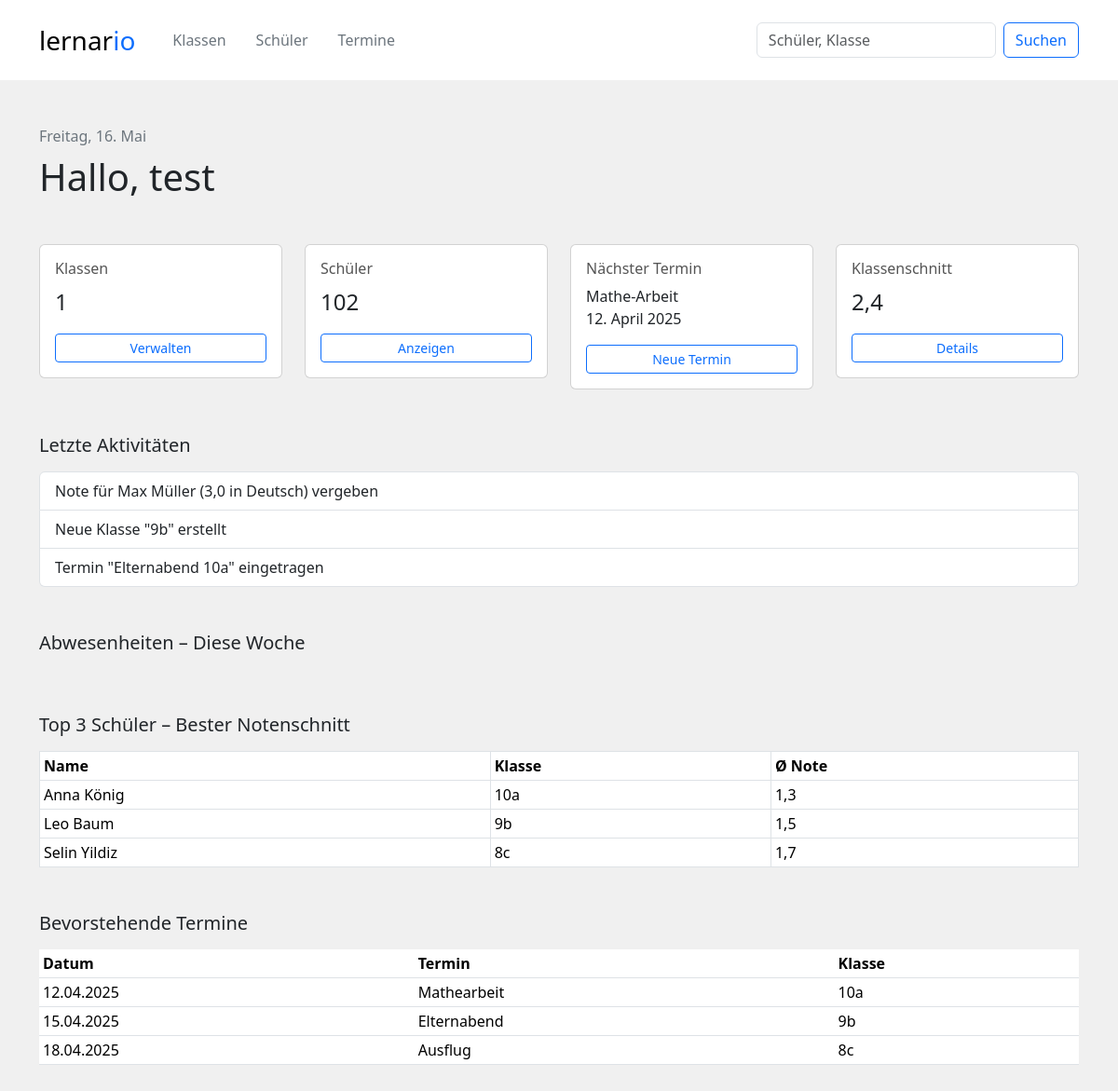
/homepage (signed in), run on an earlier commit of the app's database.
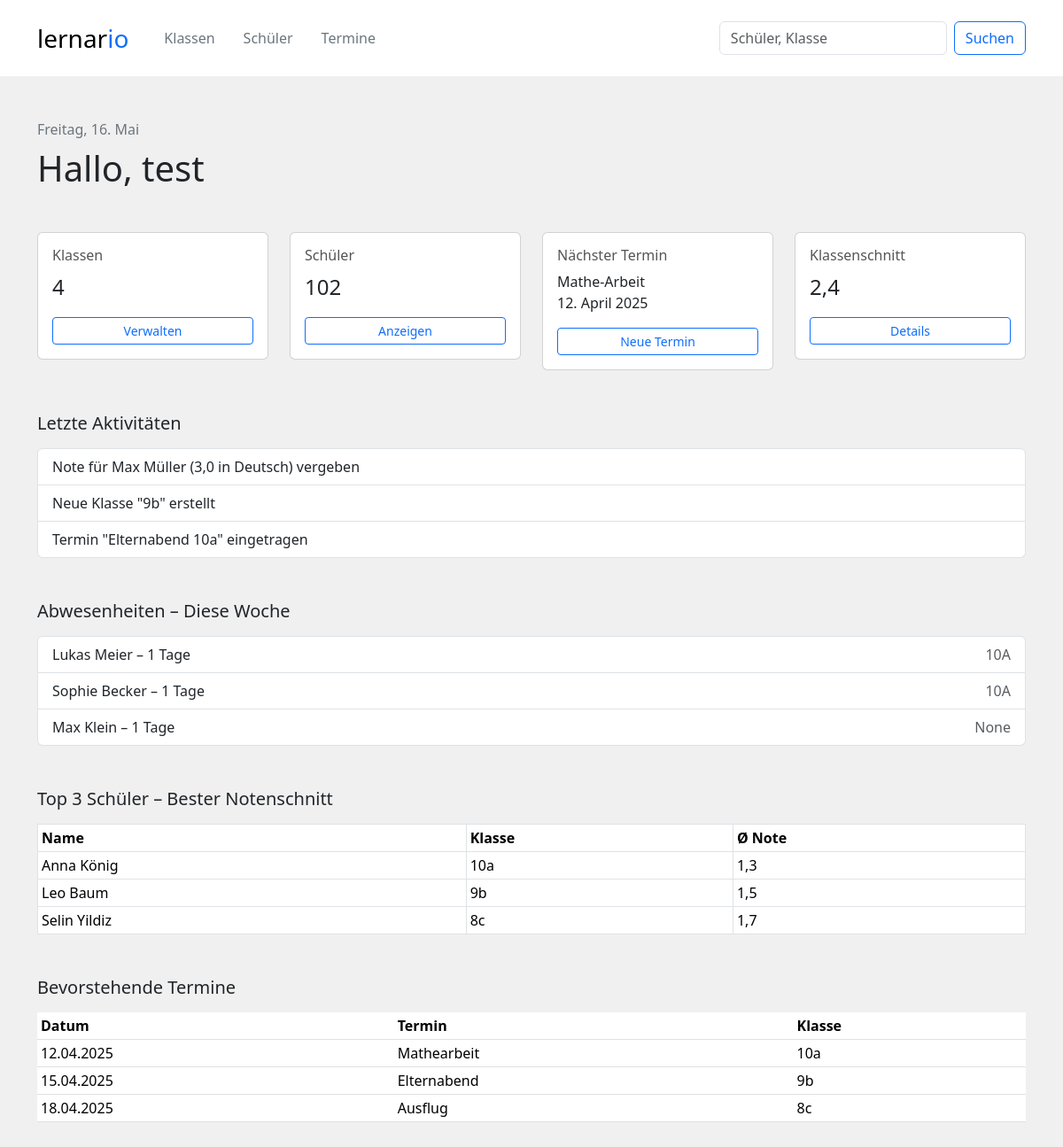
And on a later commit of the database.
### tables this page shows
CREATE TABLE schueler (
    schueler_id INTEGER PRIMARY KEY,
    klasse_id INTEGER,
    vorname TEXT,
    nachname TEXT,
    FOREIGN KEY (klasse_id) REFERENCES klassen(klasse_id) ON DELETE CASCADE
);

### app.py (the view)
@app.route('/homepage')
def homepage():
    cur_lehrer_id = session['current_teacher_id']
    vorname_des_benutzers = gib_vornamen_des_aktuellen_benutzers()
    klassenanzahl = class_service.gib_klassenanzahl(cur_lehrer_id)
    schueler_mit_fehlzeiten_in_dieser_woche = schueler_service.gib_abwesenheiten_von_dieser_woche()
    datum = date.today()
    formatiertes_datum = format_date(datum, "eeee, d. MMMM", "de")
    return render_template('homepage.html',
                           datum=formatiertes_datum,
                           vorname_des_benutzers=vorname_des_benutzers,
                           klassenanzahl=klassenanzahl,
                           schueler_mit_fehlzeiten_in_dieser_woche=schueler_mit_fehlzeiten_in_dieser_woche,
                           active_page="homepage")

### controllers/teacher_controller.py (called while the page is built)
def gib_vornamen_des_aktuellen_benutzers() -> int:
    aktueller_benutzer = gib_lehrer(session['current_teacher_id'])
    return aktueller_benutzer[0]['vorname']

### services/class_service.py (called while the page is built)
def gib_klassenanzahl(lehrer_id: int) -> int:
    result = query_db("""
    select COUNT(*) as klassenanzahl from unterrichte
    where lehrer_id = ?;
    """, (lehrer_id, ))
    return result[0]["klassenanzahl"]

### services/schueler_service.py (called while the page is built)
def gib_abwesenheiten_von_dieser_woche():
    data = query_db(
        """
        select
            schueler.schueler_id,
            schueler.vorname,
            schueler.nachname,
            klassen.klassenname,
            COUNT(DISTINCT abwesenheiten.abwesenheit_id) AS abwesenheiten,
            ROUND(AVG(noten.note), 1) AS notenschnitt
        from schueler
            left JOIN klassen ON schueler.klasse_id = klassen.klasse_id
            left JOIN abwesenheiten ON schueler.schueler_id = abwesenheiten.schueler_id
            left JOIN noten ON schueler.schueler_id = noten.schueler_id
        GROUP BY noten.schueler_id
    """)
    return data

### services/teacher_service.py (called while the page is built)
def gib_lehrer(lehrer_id: int):
    result = query_db("""
        select * from lehrer
        where lehrer_id == ?
    """, (lehrer_id, ))
    return result

### templates/homepage.html (shortened to what this page needs)
{% extends "components/layout.html" %}
{% block content %}
<div class="container py-4">
    <p class="text-secondary mt-4 mb-2">{{ datum }}</p>
    <h1 class="mb-5">Hallo, {{ vorname_des_benutzers }}</h1>
    <div class="row g-4">
        <div class="col-md-3">
            <div class="card p-3">
                <h6 class="card-title">Klassen</h6>
                <p class="card-text fs-4">{{ klassenanzahl }}</p>
                <a href="{{ url_for('klassen.uebersicht') }}" class="btn btn-outline-primary btn-sm">Verwalten</a>
            </div>
        </div>
        <div class="col-md-3">
            <div class="card p-3">
                <h6 class="card-title">Schüler</h6>
                <p class="card-text fs-4">102</p>
                <a href="{{ url_for('schueler.uebersicht') }}" class="btn btn-outline-primary btn-sm">Anzeigen</a>
            </div>
        </div>
        <div class="col-md-3">
            <div class="card p-3">
                <h6 class="card-title">Nächster Termin</h6>
                <p class="card-text">Mathe-Arbeit<br>12. April 2025</p>
                <a href="{{ url_for('termine.uebersicht') }}" class="btn btn-outline-primary btn-sm">Neue Termin</a>
            </div>
        </div>
        <div class="col-md-3">
            <div class="card p-3">
                <h6 class="card-title">Klassenschnitt</h6>
                <p class="card-text fs-4">2,4</p>
                <a href="#" class="btn btn-outline-primary btn-sm">Details</a>
            </div>
        </div>
    </div>
    <div class="mt-5">
        <h5 class="mb-3">Letzte Aktivitäten</h5>
        <ul class="list-group">
            <li class="list-group-item">Note für Max Müller (3,0 in Deutsch) vergeben</li>
            <li class="list-group-item">Neue Klasse "9b" erstellt</li>
            <li class="list-group-item">Termin "Elternabend 10a" eingetragen</li>
        </ul>
    </div>
    <div class="mt-5">
        <h5 class="mb-3">Abwesenheiten – Diese Woche</h5>
        <ul class="list-group">
            {% for schueler in schueler_mit_fehlzeiten_in_dieser_woche %}
            <li class="list-group-item d-flex justify-content-between">
                <span>{{schueler.vorname}} {{ schueler.nachname }} – {{ schueler.abwesenheiten }} Tage</span>
                <span class="text-muted">{{ schueler.klassenname }}</span>
            </li>
            {% endfor %}
        </ul>
    </div>
    <div class="mt-5">
        <h5 class="mb-3">Top 3 Schüler – Bester Notenschnitt</h5>
        <table class="table table-sm table-bordered bg-white">
            <thead>
                <tr>
                    <th>Name</th>
                    <th>Klasse</th>
                    <th>Ø Note</th>
                </tr>
            </thead>
            <tbody>
                <tr>
                    <td>Anna König</td>
                    <td>10a</td>
                    <td>1,3</td>
                </tr>
                <tr>
                    <td>Leo Baum</td>
                    <td>9b</td>
                    <td>1,5</td>
                </tr>
                <tr>
                    <td>Selin Yildiz</td>
                    <td>8c</td>
                    <td>1,7</td>
                </tr>
            </tbody>
        </table>
    </div>
    <div class="mt-5">
        <h5 class="mb-3">Bevorstehende Termine</h5>
        <table class="table table-sm table-hover bg-white">
            <thead>
                <tr>
                    <th>Datum</th>
                    <th>Termin</th>
                    <th>Klasse</th>
                </tr>
            </thead>
            <tbody>
                <tr>
                    <td>12.04.2025</td>
                    <td>Mathearbeit</td>
                    <td>10a</td>
                </tr>
                <tr>
                    <td>15.04.2025</td>
                    <td>Elternabend</td>
                    <td>9b</td>
                </tr>
                <tr>
                    <td>18.04.2025</td>
                    <td>Ausflug</td>
                    <td>8c</td>
                </tr>
            </tbody>
        </table>
    </div>
</div>
{% endblock %}

What changed in the data, as far as the page shows it:
added schueler: vorname "Lukas", nachname "Meier", abwesenheiten "1", klassenname "10A"
added schueler: vorname "Sophie", nachname "Becker", abwesenheiten "1", klassenname "10A"
added schueler: vorname "Max", nachname "Klein", abwesenheiten "1", klassenname "None"
Also different on the page:
{{ klassenanzahl }}: "1" → "4"
